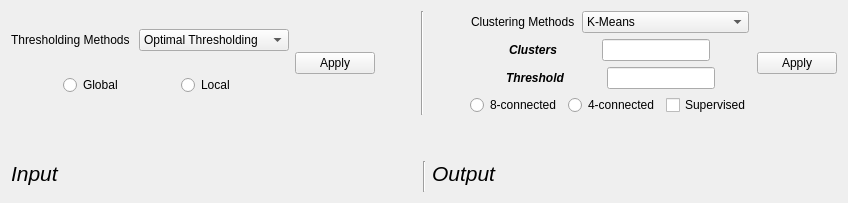
      <widget class="QWidget" name="tab_8">
       <attribute name="title">
        <string>Segmentation</string>
       </attribute>
       <layout class="QGridLayout" name="gridLayout_19">
        <item row="0" column="0">
         <layout class="QVBoxLayout" name="verticalLayout_40">
          <item>
           <layout class="QHBoxLayout" name="horizontalLayout_39">
            <item>
             <layout class="QVBoxLayout" name="verticalLayout_42">
              <property name="sizeConstraint">
               <enum>QLayout::SetDefaultConstraint</enum>
              </property>
              <item>
               <layout class="QHBoxLayout" name="horizontalLayout_46">
                <item>
                 <widget class="QLabel" name="label_49">
                  <property name="sizePolicy">
                   <sizepolicy hsizetype="Maximum" vsizetype="Maximum">
                    <horstretch>0</horstretch>
                    <verstretch>0</verstretch>
                   </sizepolicy>
                  </property>
                  <property name="text">
                   <string>Thresholding Methods </string>
                  </property>
                 </widget>
                </item>
                <item>
                 <widget class="QComboBox" name="comboBox_thresholding">
                  <property name="sizePolicy">
                   <sizepolicy hsizetype="Maximum" vsizetype="Fixed">
                    <horstretch>0</horstretch>
                    <verstretch>0</verstretch>
                   </sizepolicy>
                  </property>
                  <item>
                   <property name="text">
                    <string>Optimal Thresholding</string>
                   </property>
                  </item>
                  <item>
                   <property name="text">
                    <string>Otsu Thresholding</string>
                   </property>
                  </item>
                  <item>
                   <property name="text">
                    <string>Spectral Thresholding </string>
                   </property>
                  </item>
                 </widget>
                </item>
               </layout>
              </item>
              <item>
               <layout class="QHBoxLayout" name="horizontalLayout_43">
                <item>
                 <widget class="QRadioButton" name="radioButton_2">
                  <property name="sizePolicy">
                   <sizepolicy hsizetype="Maximum" vsizetype="Fixed">
                    <horstretch>0</horstretch>
                    <verstretch>0</verstretch>
                   </sizepolicy>
                  </property>
                  <property name="text">
                   <string>Global</string>
                  </property>
                  <property name="checkable">
                   <bool>true</bool>
                  </property>
                  <property name="checked">
                   <bool>false</bool>
                  </property>
                 </widget>
                </item>
                <item>
                 <widget class="QRadioButton" name="radioButton">
                  <property name="sizePolicy">
                   <sizepolicy hsizetype="Maximum" vsizetype="Fixed">
                    <horstretch>0</horstretch>
                    <verstretch>0</verstretch>
                   </sizepolicy>
                  </property>
                  <property name="text">
                   <string>Local</string>
                  </property>
                 </widget>
                </item>
               </layout>
              </item>
             </layout>
            </item>
            <item>
             <widget class="QPushButton" name="pushButton_thresholding">
              <property name="sizePolicy">
               <sizepolicy hsizetype="Maximum" vsizetype="Fixed">
                <horstretch>0</horstretch>
                <verstretch>0</verstretch>
               </sizepolicy>
              </property>
              <property name="text">
               <string>Apply</string>
              </property>
             </widget>
            </item>
            <item>
             <spacer name="horizontalSpacer_6">
              <property name="orientation">
               <enum>Qt::Horizontal</enum>
              </property>
              <property name="sizeType">
               <enum>QSizePolicy::Fixed</enum>
              </property>
              <property name="sizeHint" stdset="0">
               <size>
                <width>40</width>
                <height>20</height>
               </size>
              </property>
             </spacer>
            </item>
            <item>
             <widget class="Line" name="line_3">
              <property name="orientation">
               <enum>Qt::Vertical</enum>
              </property>
             </widget>
            </item>
            <item>
             <spacer name="horizontalSpacer_7">
              <property name="orientation">
               <enum>Qt::Horizontal</enum>
              </property>
              <property name="sizeType">
               <enum>QSizePolicy::Fixed</enum>
              </property>
              <property name="sizeHint" stdset="0">
               <size>
                <width>40</width>
                <height>20</height>
               </size>
              </property>
             </spacer>
            </item>
            <item>
             <layout class="QVBoxLayout" name="verticalLayout_43">
              <property name="sizeConstraint">
               <enum>QLayout::SetDefaultConstraint</enum>
              </property>
              <item>
               <layout class="QHBoxLayout" name="horizontalLayout_45">
                <item>
                 <widget class="QLabel" name="label_50">
                  <property name="sizePolicy">
                   <sizepolicy hsizetype="Maximum" vsizetype="Maximum">
                    <horstretch>0</horstretch>
                    <verstretch>0</verstretch>
                   </sizepolicy>
                  </property>
                  <property name="text">
                   <string>Clustering Methods</string>
                  </property>
                 </widget>
                </item>
                <item>
                 <widget class="QComboBox" name="comboBox_clustering">
                  <property name="sizePolicy">
                   <sizepolicy hsizetype="Maximum" vsizetype="Fixed">
                    <horstretch>0</horstretch>
                    <verstretch>0</verstretch>
                   </sizepolicy>
                  </property>
                  <item>
                   <property name="text">
                    <string>K-Means</string>
                   </property>
                  </item>
                  <item>
                   <property name="text">
                    <string>Region Growing</string>
                   </property>
                  </item>
                  <item>
                   <property name="text">
                    <string>Agglomerative Clustering</string>
                   </property>
                  </item>
                  <item>
                   <property name="text">
                    <string>Mean-Shift</string>
                   </property>
                  </item>
                 </widget>
                </item>
               </layout>
              </item>
              <item>
               <layout class="QHBoxLayout" name="horizontalLayout_41">
                <item>
                 <widget class="QLabel" name="label_47">
                  <property name="sizePolicy">
                   <sizepolicy hsizetype="Maximum" vsizetype="Preferred">
                    <horstretch>0</horstretch>
                    <verstretch>0</verstretch>
                   </sizepolicy>
                  </property>
                  <property name="font">
                   <font>
                    <weight>75</weight>
                    <italic>true</italic>
                    <bold>true</bold>
                   </font>
                  </property>
                  <property name="text">
                   <string>Clusters</string>
                  </property>
                 </widget>
                </item>
                <item>
                 <widget class="QLineEdit" name="lineEdit_clusters">
                  <property name="sizePolicy">
                   <sizepolicy hsizetype="Maximum" vsizetype="Fixed">
                    <horstretch>0</horstretch>
                    <verstretch>0</verstretch>
                   </sizepolicy>
                  </property>
                  <property name="placeholderText">
                   <string/>
                  </property>
                 </widget>
                </item>
               </layout>
              </item>
              <item>
               <layout class="QGridLayout" name="gridLayout_11">
                <property name="sizeConstraint">
                 <enum>QLayout::SetMaximumSize</enum>
                </property>
                <item row="2" column="0">
                 <widget class="QLabel" name="label_48">
                  <property name="sizePolicy">
                   <sizepolicy hsizetype="Maximum" vsizetype="Maximum">
                    <horstretch>0</horstretch>
                    <verstretch>0</verstretch>
                   </sizepolicy>
                  </property>
                  <property name="font">
                   <font>
                    <weight>75</weight>
                    <italic>true</italic>
                    <bold>true</bold>
                   </font>
                  </property>
                  <property name="text">
                   <string>Threshold</string>
                  </property>
                 </widget>
                </item>
                <item row="2" column="1">
                 <widget class="QLineEdit" name="lineEdit_threshold_clusters">
                  <property name="sizePolicy">
                   <sizepolicy hsizetype="Maximum" vsizetype="Fixed">
                    <horstretch>0</horstretch>
                    <verstretch>0</verstretch>
                   </sizepolicy>
                  </property>
                  <property name="placeholderText">
                   <string/>
                  </property>
                 </widget>
                </item>
               </layout>
              </item>
              <item>
               <layout class="QGridLayout" name="gridLayout_10">
                <property name="sizeConstraint">
                 <enum>QLayout::SetMaximumSize</enum>
                </property>
                <item row="0" column="0">
                 <widget class="QRadioButton" name="radioButton_connect_8">
                  <property name="sizePolicy">
                   <sizepolicy hsizetype="Maximum" vsizetype="Fixed">
                    <horstretch>0</horstretch>
                    <verstretch>0</verstretch>
                   </sizepolicy>
                  </property>
                  <property name="text">
                   <string>8-connected</string>
                  </property>
                 </widget>
                </item>
                <item row="0" column="1">
                 <widget class="QRadioButton" name="radioButton_connect_4">
                  <property name="sizePolicy">
                   <sizepolicy hsizetype="Maximum" vsizetype="Fixed">
                    <horstretch>0</horstretch>
                    <verstretch>0</verstretch>
                   </sizepolicy>
                  </property>
                  <property name="text">
                   <string>4-connected</string>
                  </property>
                 </widget>
                </item>
                <item row="0" column="2">
                 <widget class="QCheckBox" name="checkBox_supervised">
                  <property name="sizePolicy">
                   <sizepolicy hsizetype="Maximum" vsizetype="Fixed">
                    <horstretch>0</horstretch>
                    <verstretch>0</verstretch>
                   </sizepolicy>
                  </property>
                  <property name="text">
                   <string>Supervised</string>
                  </property>
                 </widget>
                </item>
               </layout>
              </item>
             </layout>
            </item>
            <item>
             <widget class="QPushButton" name="pushButton_clustering">
              <property name="sizePolicy">
               <sizepolicy hsizetype="Maximum" vsizetype="Maximum">
                <horstretch>0</horstretch>
                <verstretch>0</verstretch>
               </sizepolicy>
              </property>
              <property name="text">
               <string>Apply</string>
              </property>
             </widget>
            </item>
           </layout>
          </item>
          <item>
           <spacer name="verticalSpacer_3">
            <property name="orientation">
             <enum>Qt::Vertical</enum>
            </property>
            <property name="sizeType">
             <enum>QSizePolicy::Ignored</enum>
            </property>
            <property name="sizeHint" stdset="0">
             <size>
              <width>20</width>
              <height>40</height>
             </size>
            </property>
           </spacer>
          </item>
          <item>
           <layout class="QHBoxLayout" name="horizontalLayout_40">
            <item>
             <layout class="QVBoxLayout" name="verticalLayout_44">
              <item>
               <widget class="QLabel" name="label_51">
                <property name="font">
                 <font>
                  <pointsize>16</pointsize>
                  <italic>true</italic>
                 </font>
                </property>
                <property name="text">
                 <string>Input</string>
                </property>
               </widget>
              </item>
              <item>
               <widget class="QWidget" name="widget_seg_input" native="true">
                <property name="sizePolicy">
                 <sizepolicy hsizetype="Minimum" vsizetype="Expanding">
                  <horstretch>0</horstretch>
                  <verstretch>0</verstretch>
                 </sizepolicy>
                </property>
               </widget>
              </item>
             </layout>
            </item>
            <item>
             <widget class="Line" name="line_2">
              <property name="orientation">
               <enum>Qt::Vertical</enum>
              </property>
             </widget>
            </item>
            <item>
             <layout class="QVBoxLayout" name="verticalLayout_45">
              <item>
               <widget class="QLabel" name="label_52">
                <property name="font">
                 <font>
                  <pointsize>16</pointsize>
                  <italic>true</italic>
                 </font>
                </property>
                <property name="text">
                 <string>Output</string>
                </property>
               </widget>
              </item>
              <item>
               <widget class="QWidget" name="widget_seg_output" native="true">
                <property name="sizePolicy">
                 <sizepolicy hsizetype="Minimum" vsizetype="Expanding">
                  <horstretch>0</horstretch>
                  <verstretch>0</verstretch>
                 </sizepolicy>
                </property>
               </widget>
              </item>
             </layout>
            </item>
           </layout>
          </item>
         </layout>
        </item>
       </layout>
      </widget>
